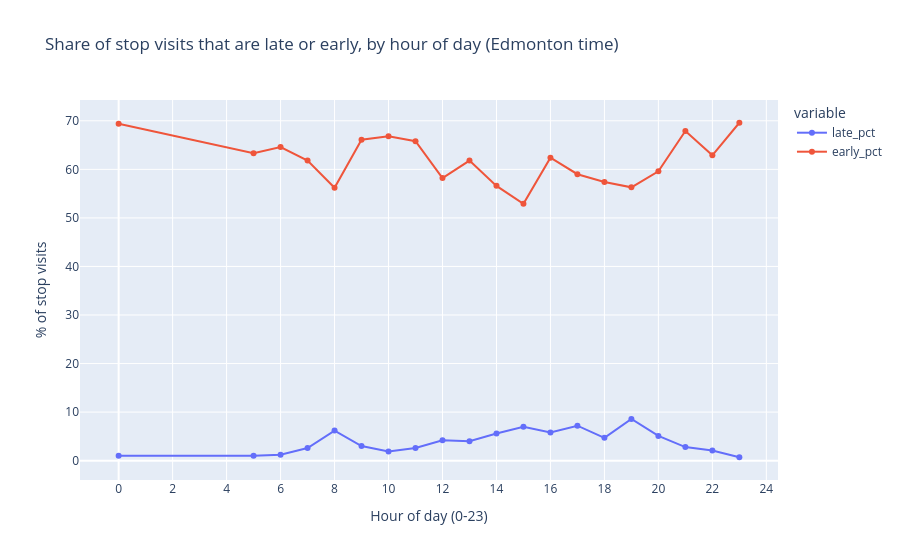

Notebook cell for this chart:
### Markdown cell above
#### delays through the day

##### Why: a bus company cares about when trouble happens. Imagine a school bell: the corridors are calm at 10 am but chaotic when the bell rings. We check whether buses are more often late or early at certain hours, like rush hour. We hide any hour with fewer than 100 visits, because a tiny sample would give a jumpy, unreliable line.

### Code cell
import plotly.express as px

by_hour = (v.groupby("hour")
             .agg(visits=("delay_sec", "size"),
                  late_pct=("is_late", "mean"),
                  early_pct=("is_early", "mean"),
                  median_delay_s=("delay_sec", "median"))
             .reset_index())
by_hour["late_pct"] = (by_hour["late_pct"] * 100).round(1)
by_hour["early_pct"] = (by_hour["early_pct"] * 100).round(1)
by_hour = by_hour[by_hour["visits"] >= 100]
print(by_hour.to_string(index=False))

fig = px.line(by_hour, x="hour", y=["late_pct", "early_pct"], markers=True,
              title="Share of stop visits that are late or early, by hour of day (Edmonton time)")
fig.update_xaxes(title="Hour of day (0-23)", dtick=2)
fig.update_yaxes(title="% of stop visits")
fig.show()

### Figure 1 — Plotly figure (JSON) as saved in the notebook; plotly's stock layout.template omitted (floating-point values rounded to 4 significant figures)
{"data": [{"hovertemplate": "variable=late_pct<br>hour=%{x}<br>value=%{y}<extra></extra>", "legendgroup": "late_pct", "line": {"color": "#636efa", "dash": "solid"}, "marker": {"symbol": "circle"}, "mode": "lines+markers", "name": "late_pct", "orientation": "v", "showlegend": true, "type": "scatter", "x": [0, 5, 6, 7, 8, 9, 10, 11, 12, 13, 14, 15, 16, 17, 18, 19, 20, 21, 22, 23], "xaxis": "x", "y": [1.0, 1.0, 1.2, 2.6, 6.2, 3.0, 1.9, 2.6, 4.2, 4.0, 5.6, 7.0, 5.8, 7.2, 4.7, 8.6, 5.1, 2.8, 2.1, 0.7], "yaxis": "y"}, {"hovertemplate": "variable=early_pct<br>hour=%{x}<br>value=%{y}<extra></extra>", "legendgroup": "early_pct", "line": {"color": "#EF553B", "dash": "solid"}, "marker": {"symbol": "circle"}, "mode": "lines+markers", "name": "early_pct", "orientation": "v", "showlegend": true, "type": "scatter", "x": [0, 5, 6, 7, 8, 9, 10, 11, 12, 13, 14, 15, 16, 17, 18, 19, 20, 21, 22, 23], "xaxis": "x", "y": [69.4, 63.3, 64.6, 61.8, 56.2, 66.1, 66.8, 65.8, 58.2, 61.8, 56.6, 52.9, 62.4, 59.0, 57.4, 56.3, 59.6, 67.9, 62.9, 69.6], "yaxis": "y"}], "layout": {"legend": {"title": {"text": "variable"}, "tracegroupgap": 0}, "title": {"text": "Share of stop visits that are late or early, by hour of day (Edmonton time)"}, "xaxis": {"anchor": "y", "domain": [0, 1], "dtick": 2, "title": {"text": "Hour of day (0-23)"}}, "yaxis": {"anchor": "x", "domain": [0, 1], "title": {"text": "% of stop visits"}}}}
